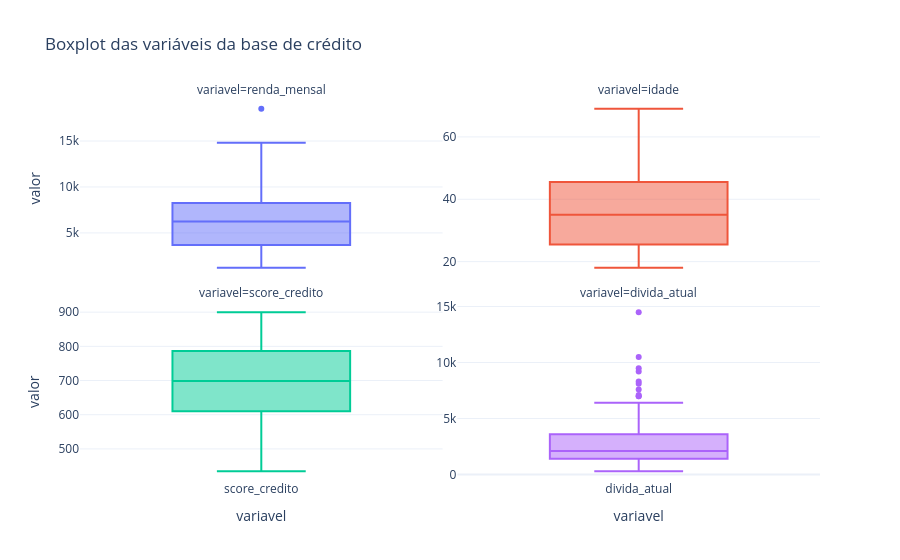

Write notebook code for a chart like this one.
### Markdown cell above
Esta célula cria um boxplot para visualizar possíveis outliers nas variáveis numéricas da base de crédito. A validação anterior já calcula outliers pelo método IQR, mas o gráfico ajuda a enxergar a distribuição dos valores de forma mais intuitiva. Aqui os pontos individuais foram ocultados para deixar a leitura mais limpa, mostrando apenas caixa, mediana e bigodes de cada variável. Na apresentação, você pode explicar que esse gráfico complementa a validação numérica e ajuda a decidir se algum valor estranho deveria ser investigado antes de treinar o modelo.

### Code cell
colunas_numericas_credito = ['renda_mensal', 'idade', 'score_credito', 'divida_atual']

dados_boxplot_credito = df.melt(
    value_vars=colunas_numericas_credito,
    var_name='variavel',
    value_name='valor',
)

figura_boxplot_credito = px.box(
    dados_boxplot_credito,
    x='variavel',
    y='valor',
    color='variavel',
    points='outliers',
    facet_col='variavel',
    facet_col_wrap=2,
    title='Boxplot das variáveis da base de crédito',
)
figura_boxplot_credito.update_yaxes(matches=None, showticklabels=True)
figura_boxplot_credito.update_xaxes(matches=None)
figura_boxplot_credito.update_layout(template='plotly_white', showlegend=False)
figura_boxplot_credito.show()

### Figure 1 — Plotly figure (JSON) as saved in the notebook; plotly's stock layout.template omitted (floating-point values rounded to 4 significant figures; data arrays with more than 128 entries replaced by an {"elided": "..."} marker saying what was removed)
{"data": [{"alignmentgroup": "True", "boxpoints": "outliers", "hovertemplate": "variavel=%{x}<br>valor=%{y}<extra></extra>", "legendgroup": "renda_mensal", "marker": {"color": "#636efa"}, "name": "renda_mensal", "notched": false, "offsetgroup": "renda_mensal", "orientation": "v", "showlegend": true, "type": "box", "x": {"elided": "200 str values"}, "x0": " ", "xaxis": "x3", "y": {"elided": "200 int values"}, "y0": " ", "yaxis": "y3"}, {"alignmentgroup": "True", "boxpoints": "outliers", "hovertemplate": "variavel=%{x}<br>valor=%{y}<extra></extra>", "legendgroup": "idade", "marker": {"color": "#EF553B"}, "name": "idade", "notched": false, "offsetgroup": "idade", "orientation": "v", "showlegend": true, "type": "box", "x": {"elided": "200 str values"}, "x0": " ", "xaxis": "x4", "y": {"elided": "200 int values"}, "y0": " ", "yaxis": "y4"}, {"alignmentgroup": "True", "boxpoints": "outliers", "hovertemplate": "variavel=%{x}<br>valor=%{y}<extra></extra>", "legendgroup": "score_credito", "marker": {"color": "#00cc96"}, "name": "score_credito", "notched": false, "offsetgroup": "score_credito", "orientation": "v", "showlegend": true, "type": "box", "x": {"elided": "200 str values"}, "x0": " ", "xaxis": "x", "y": {"elided": "200 int values"}, "y0": " ", "yaxis": "y"}, {"alignmentgroup": "True", "boxpoints": "outliers", "hovertemplate": "variavel=%{x}<br>valor=%{y}<extra></extra>", "legendgroup": "divida_atual", "marker": {"color": "#ab63fa"}, "name": "divida_atual", "notched": false, "offsetgroup": "divida_atual", "orientation": "v", "showlegend": true, "type": "box", "x": {"elided": "200 str values"}, "x0": " ", "xaxis": "x2", "y": {"elided": "200 int values"}, "y0": " ", "yaxis": "y2"}], "layout": {"annotations": [{"font": {}, "showarrow": false, "text": "variavel=score_credito", "x": 0.245, "xanchor": "center", "xref": "paper", "y": 0.465, "yanchor": "bottom", "yref": "paper"}, {"font": {}, "showarrow": false, "text": "variavel=divida_atual", "x": 0.755, "xanchor": "center", "xref": "paper", "y": 0.465, "yanchor": "bottom", "yref": "paper"}, {"font": {}, "showarrow": false, "text": "variavel=renda_mensal", "x": 0.245, "xanchor": "center", "xref": "paper", "y": 1.0, "yanchor": "bottom", "yref": "paper"}, {"font": {}, "showarrow": false, "text": "variavel=idade", "x": 0.755, "xanchor": "center", "xref": "paper", "y": 1.0, "yanchor": "bottom", "yref": "paper"}], "boxmode": "overlay", "legend": {"title": {"text": "variavel"}, "tracegroupgap": 0}, "showlegend": false, "title": {"text": "Boxplot das variáveis da base de crédito"}, "xaxis": {"anchor": "y", "categoryarray": ["renda_mensal", "idade", "score_credito", "divida_atual"], "categoryorder": "array", "domain": [0, 0.49], "title": {"text": "variavel"}}, "xaxis2": {"anchor": "y2", "categoryarray": ["renda_mensal", "idade", "score_credito", "divida_atual"], "categoryorder": "array", "domain": [0.51, 1], "title": {"text": "variavel"}}, "xaxis3": {"anchor": "y3", "domain": [0, 0.49], "showticklabels": false}, "xaxis4": {"anchor": "y4", "domain": [0.51, 1], "showticklabels": false}, "yaxis": {"anchor": "x", "domain": [0, 0.465], "showticklabels": true, "title": {"text": "valor"}}, "yaxis2": {"anchor": "x2", "domain": [0, 0.465], "showticklabels": true}, "yaxis3": {"anchor": "x3", "domain": [0.535, 1.0], "showticklabels": true, "title": {"text": "valor"}}, "yaxis4": {"anchor": "x4", "domain": [0.535, 1.0], "showticklabels": true}}}
